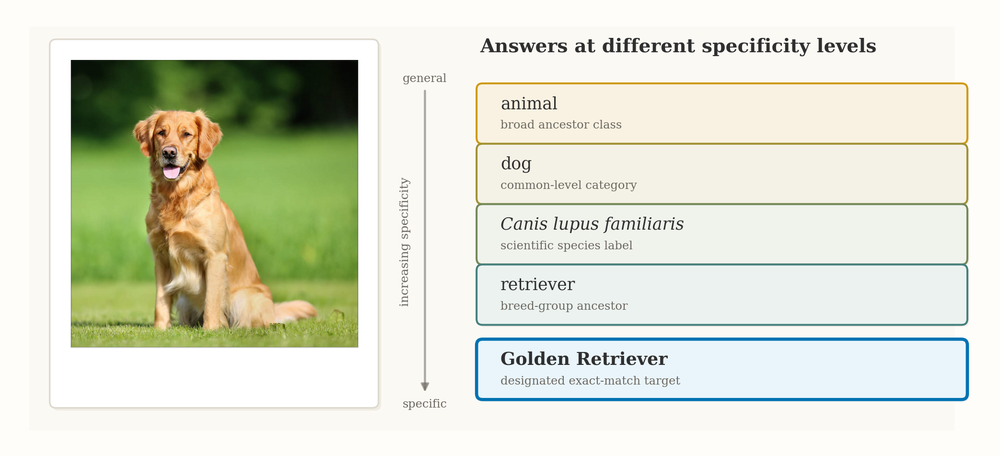
#> input picture assets/teaser.png, 1000 x 456 px, shrunk from 2086 x 951 before the run
$ python plot_specificity_ambiguity.py --image ../assets/teaser.png
#> lines starting #> are read from the running program, lines starting #| are printed output that depends on the picture
### analysis/_common.py
"""Helpers shared by the analysis scripts.

Only for things used by more than one script in ``analysis/``. Anything the
evaluation pipeline also needs belongs in ``src/oven_mllm_eval`` instead, so the
one-way dependency (analysis consumes the library, never the reverse) holds.
"""

from __future__ import annotations

import sys
from pathlib import Path

sys.path.insert(0, str(Path(__file__).resolve().parent.parent / "src"))

from oven_mllm_eval.paths import IMAGE_EXTENSIONS

__all__ = [
    "tex_escape",
    "find_image",
    "IMAGE_EXTENSIONS",
    "BG", "INK", "MUTED", "GRID", "BLUE", "GREEN", "ORANGE",
    "set_style",
    "apply_thesis_style",
    "center_crop_square",
]


# Shared palette for the hand-drawn diagram figures. Colour-blind safe (Okabe-Ito).
BG = "#fffdfa"
INK = "#2f2f2f"
MUTED = "#6b675f"
GRID = "#ded9ce"
BLUE = "#0072B2"
GREEN = "#009E73"
ORANGE = "#E69F00"


# [28 lines left out: functions tex_escape, find_image, not called in this run]


def set_style() -> None:
    """Matplotlib style for the hand-drawn diagram figures."""
    import matplotlib.pyplot as plt

    plt.rcParams.update(
        {
            "figure.facecolor": BG,
            "axes.facecolor": BG,
            "savefig.facecolor": BG,
            "font.family": "serif",
            "font.serif": ["DejaVu Serif", "Times New Roman", "Times"],
            "text.color": INK,
            "axes.labelcolor": INK,
        }
    )


# [19 lines left out: function apply_thesis_style, not called in this run]


def center_crop_square(image):
    """Crop an image array (H, W, ...) to a centred square."""
    height, width = image.shape[:2]
#> height = 456; width = 1000
    side = min(height, width)
#> side = 456
    y0 = (height - side) // 2
#> y0 = 0
    x0 = (width - side) // 2
#> x0 = 272
    return image[y0 : y0 + side, x0 : x0 + side]
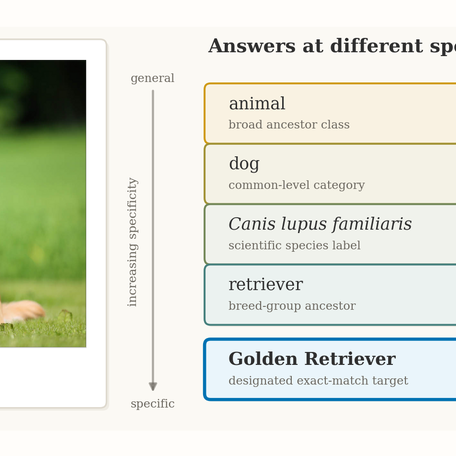
#> returned value: shape (456, 456, 4) float32; mean of channels 0, 1, 2, 3 0.871, 0.885, 0.835, 1; drawn as R, G, B

### analysis/plot_specificity_ambiguity.py
#!/usr/bin/env python3
"""Draw the introduction figure for specificity ambiguity.

The figure shows one Golden Retriever photograph next to a stack of answers
that are all semantically valid at different specificity levels, while flat
exact-match evaluation designates only one target string.
"""

from __future__ import annotations

import argparse
from dataclasses import dataclass
from pathlib import Path

from _common import BG, BLUE, GREEN, GRID, INK, MUTED, ORANGE, center_crop_square, set_style


PANEL = "#f8f6f0"
VERMILLION = "#D55E00"


DEFAULT_IMAGE = (
    "docs/thesis_latex/template-latex-lm-disi-en/lm_master_disi_en/"
    "figures/golden-retriever.jpg"
)
DEFAULT_OUTPUT = (
    "viz/specificity_granularity/ch1_specificity_ambiguity.png"
)
DEFAULT_PDF = "viz/specificity_granularity/ch1_specificity_ambiguity.pdf"
DEFAULT_SVG = "viz/specificity_granularity/ch1_specificity_ambiguity.svg"


@dataclass(frozen=True)
class AnswerLevel:
    answer: str
    detail: str
    specificity: float
    flat_target: bool = False
    italic_answer: bool = False


LEVELS = [
    AnswerLevel("animal", "broad ancestor class", 0.10),
    AnswerLevel("dog", "common-level category", 0.30),
    AnswerLevel("Canis lupus familiaris", "scientific species label", 0.50, italic_answer=True),
    AnswerLevel("retriever", "breed-group ancestor", 0.70),
    AnswerLevel("Golden Retriever", "designated exact-match target", 1.00, flat_target=True),
]


def _hex_to_rgb(color: str) -> tuple[float, float, float]:
    color = color.lstrip("#")
    return tuple(int(color[i : i + 2], 16) / 255 for i in (0, 2, 4))


def _rgb_to_hex(rgb: tuple[float, float, float]) -> str:
    return "#" + "".join(f"{round(max(0, min(1, value)) * 255):02x}" for value in rgb)


def blend(color_a: str, color_b: str, weight_b: float) -> str:
    rgb_a = _hex_to_rgb(color_a)
    rgb_b = _hex_to_rgb(color_b)
    rgb = tuple((1 - weight_b) * a + weight_b * b for a, b in zip(rgb_a, rgb_b))
    return _rgb_to_hex(rgb)


def draw_photo_card(ax, image_path: Path) -> None:
    import matplotlib.image as mpimg
    import matplotlib.patheffects as pe
    from matplotlib.patches import FancyBboxPatch, Rectangle

    left, bottom = 0.55, 0.78
    width, height = 4.05, 4.55
    card = FancyBboxPatch(
        (left, bottom),
        width,
        height,
        boxstyle="round,pad=0.045,rounding_size=0.08",
        facecolor="#ffffff",
        edgecolor=GRID,
        linewidth=1.2,
        zorder=2,
    )
    card.set_path_effects(
        [
            pe.withSimplePatchShadow(
                offset=(2.0, -2.0),
                shadow_rgbFace=(0.74, 0.70, 0.62),
                alpha=0.18,
            )
        ]
    )
    ax.add_patch(card)

    image_left = left + 0.22
    image_bottom = bottom + 0.72
    image_size = width - 0.44
    if image_path.exists():
        image = center_crop_square(mpimg.imread(image_path))
        ax.imshow(
            image,
            extent=(image_left, image_left + image_size, image_bottom, image_bottom + image_size),
            interpolation="lanczos",
            zorder=3,
        )
    else:
        ax.add_patch(
            Rectangle(
                (image_left, image_bottom),
                image_size,
                image_size,
                facecolor="#f3eee5",
                edgecolor="none",
                zorder=3,
            )
        )
        ax.text(
            image_left + image_size / 2,
            image_bottom + image_size / 2,
            "image missing",
            ha="center",
            va="center",
            fontsize=12,
            color=MUTED,
            zorder=4,
        )
    ax.add_patch(
        Rectangle(
            (image_left, image_bottom),
            image_size,
            image_size,
            facecolor="none",
            edgecolor=INK,
            linewidth=1.0,
            alpha=0.22,
            zorder=4,
        )
    )

def draw_answer_card(ax, *, level: AnswerLevel, y: float) -> None:
    import matplotlib.patheffects as pe
    from matplotlib.patches import FancyBboxPatch

    left = 5.92
    width = 6.10
    height = 0.68
    edge = blend(ORANGE, BLUE, level.specificity)
    face = blend("#fbf2df", "#e4f2f8", level.specificity)

    if level.flat_target:
        edge = BLUE
        face = "#eaf5fb"
        linewidth = 2.4
    else:
        linewidth = 1.45

    card = FancyBboxPatch(
        (left, y - height / 2),
        width,
        height,
        boxstyle="round,pad=0.04,rounding_size=0.075",
        facecolor=face,
        edgecolor=edge,
        linewidth=linewidth,
        zorder=4,
    )
    card.set_path_effects(
        [
            pe.withSimplePatchShadow(
                offset=(1.5, -1.5),
                shadow_rgbFace=(0.74, 0.70, 0.62),
                alpha=0.16,
            )
        ]
    )
    ax.add_patch(card)

    ax.text(
        left + 0.26,
        y + 0.12,
        level.answer,
        ha="left",
        va="center",
        fontsize=13.2 if level.flat_target else 12.5,
        fontweight="bold" if level.flat_target else "normal",
        fontstyle="italic" if level.italic_answer else "normal",
        color=INK,
        zorder=6,
    )
    ax.text(
        left + 0.26,
        y - 0.15,
        level.detail,
        ha="left",
        va="center",
        fontsize=8.7,
        color=MUTED,
        zorder=6,
    )


def draw_specificity_axis(ax, *, top_y: float, bottom_y: float) -> None:
    from matplotlib.patches import FancyArrowPatch

    x = 5.23
    arrow = FancyArrowPatch(
        (x, top_y + 0.32),
        (x, bottom_y - 0.32),
        arrowstyle="-|>",
        mutation_scale=12,
        linewidth=1.6,
        color=MUTED,
        alpha=0.55,
        zorder=3,
    )
    ax.add_patch(arrow)
    ax.text(
        x,
        top_y + 0.44,
        "general",
        ha="center",
        va="center",
        fontsize=8.6,
        color=MUTED,
        zorder=5,
    )
    ax.text(
        x,
        bottom_y - 0.44,
        "specific",
        ha="center",
        va="center",
        fontsize=8.6,
        color=MUTED,
        zorder=5,
    )
    ax.text(
        x - 0.25,
        (top_y + bottom_y) / 2,
        "increasing specificity",
        ha="center",
        va="center",
        rotation=90,
        fontsize=9.0,
        color=MUTED,
        zorder=5,
    )


def build_figure(image_path: Path, output: Path, *, pdf: Path | None, svg: Path | None) -> None:
    import matplotlib.pyplot as plt
    from matplotlib.patches import Rectangle

    set_style()
    fig, ax = plt.subplots(figsize=(13.2, 6.2))
    ax.set_xlim(0, 12.35)
    ax.set_ylim(0.25, 5.75)
    ax.axis("off")

    ax.add_patch(
        Rectangle(
            (0.25, 0.45),
            11.65,
            5.08,
            facecolor=PANEL,
            edgecolor="none",
            alpha=0.52,
            zorder=0,
        )
    )
    draw_photo_card(ax, image_path)

    ax.text(
        5.92,
        5.28,
        "Answers at different specificity levels",
        ha="left",
        va="center",
        fontsize=14.2,
        fontweight="bold",
        color=INK,
        zorder=4,
    )
    y_positions = [4.44, 3.68, 2.92, 2.16, 1.22]
    draw_specificity_axis(ax, top_y=y_positions[0], bottom_y=y_positions[-1])
    for level, y in zip(LEVELS, y_positions):
        draw_answer_card(ax, level=level, y=y)

    output.parent.mkdir(parents=True, exist_ok=True)
    fig.savefig(output, dpi=200, bbox_inches="tight")
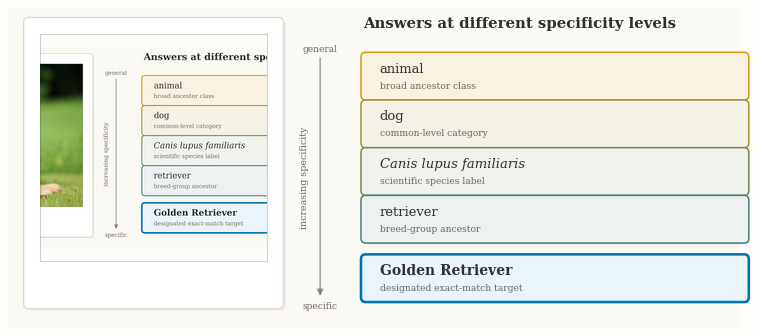
#> figure drawn by matplotlib, 1 panel
    print(f"Saved: {output}")
    if pdf:
        pdf.parent.mkdir(parents=True, exist_ok=True)
        fig.savefig(pdf, bbox_inches="tight")
        print(f"Saved: {pdf}")
    if svg:
        svg.parent.mkdir(parents=True, exist_ok=True)
        fig.savefig(svg, bbox_inches="tight")
        print(f"Saved: {svg}")
    plt.close(fig)


def main() -> None:
    parser = argparse.ArgumentParser(description="Plot the specificity ambiguity thesis figure.")
    parser.add_argument("--image", default=DEFAULT_IMAGE, help="Path to the Golden Retriever image.")
    parser.add_argument("--output", default=DEFAULT_OUTPUT, help="PNG output path.")
    parser.add_argument("--pdf", default=DEFAULT_PDF, help="PDF output path. Pass an empty string to skip.")
    parser.add_argument("--svg", default=DEFAULT_SVG, help="SVG output path. Pass an empty string to skip.")
    args = parser.parse_args()

    build_figure(
        Path(args.image),
        Path(args.output),
        pdf=Path(args.pdf) if args.pdf else None,
        svg=Path(args.svg) if args.svg else None,
    )


if __name__ == "__main__":
    main()
